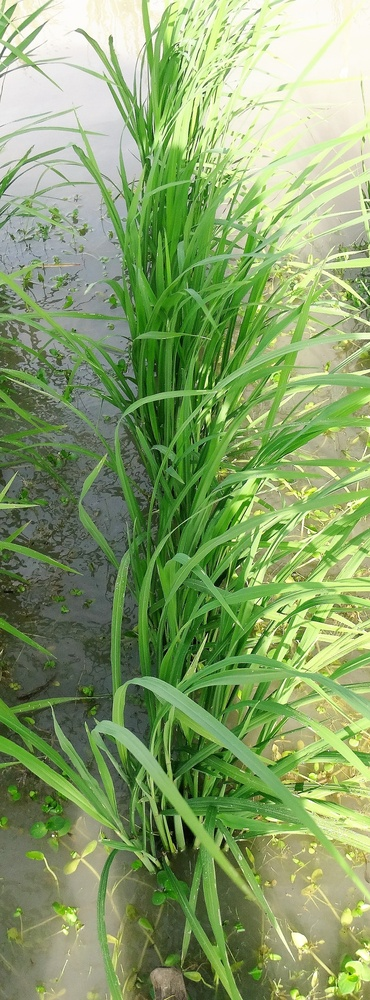
#> input picture Photos/11.jpg, 370 x 1000 px, shrunk from 1437 x 3888 before the run
$ python 'Line Detection.py'   (older library calls are emulated)
#> lines starting #> are read from the running program, lines starting #| are printed output that depends on the picture; after the words box and inside, x2 and y2 are one past the last pixel; in counts of white or black regions, pixels touching at a corner belong together; long printed decimals are rounded
import math
import numpy as np
import cv2

#def centerOfLines():


# [19 lines left out: function maskPlantByColor, not called in this run]


def getEdges(blur_gray):
    # Canny Edge Detection
    low_threshold = 150
    high_threshold = 250
    edges = cv2.Canny(blur_gray, low_threshold, high_threshold, apertureSize = 3)

    # Disaply Blurred Image
    #cv2.imshow('Edges image',edges)
    #Save Image
    cv2.imwrite("Edges.jpg", edges)
    return edges

# URL: https://docs.opencv.org/3.4/db/d5c/tutorial_py_bg_subtraction.html
# [95 lines left out: functions getCountour, extractLines, verticalLines, horizontalLines, not called in this run]


def radToDegree(val):
    #print(np.rad2deg(val))
    return np.rad2deg(val)

# Read image
originalImage = cv2.imread('./Photos/11.jpg')
#> originalImage is the input picture: shape (1000, 370, 3); mean B, G, R 105.9, 160.6, 134.8

#filter image by color
#filterImage = maskPlantByColor(originalImage)
filterImage = originalImage

# Locate the Horizontal and Vertical pixels
#horizontalLines(originalImage)
#verticalLines(originalImage)

# Convert Image to Grayscale
grey_image = cv2.cvtColor(filterImage, cv2.COLOR_BGR2GRAY)
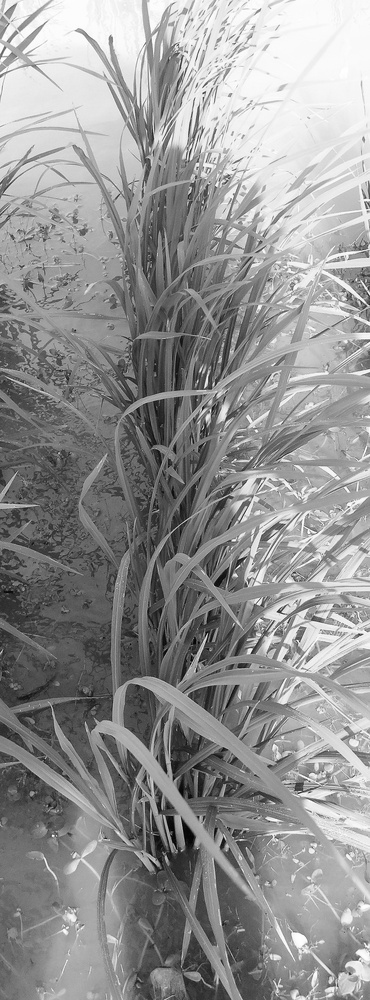
#> grey_image: shape (1000, 370); min 2, max 255, mean 146.6

# Blur Image to remove noise
kernel_size = 5
blur_gray = cv2.GaussianBlur(grey_image,(kernel_size, kernel_size),0)
#Save Image
cv2.imwrite("blur_gray.jpg", blur_gray)

# Find Edges
edges = getEdges(blur_gray)
#> in getEdges, `edges = cv2.Canny(blur_gray, low_threshold, high_threshold, apertureSi..`:
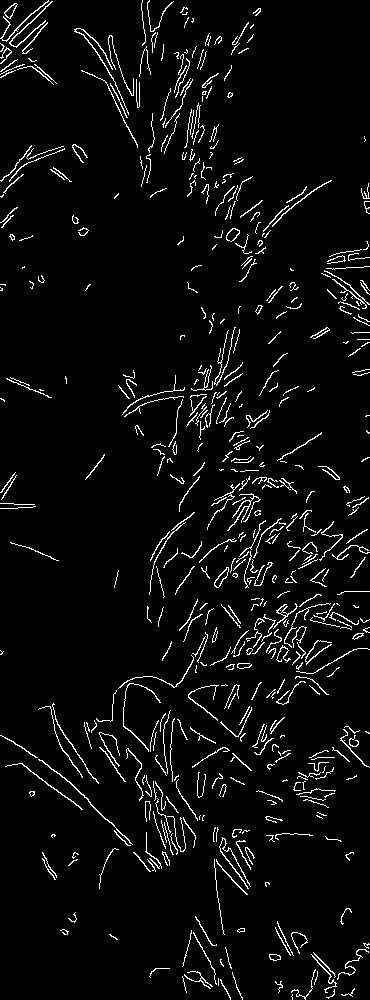
#> edges: shape (1000, 370); 4.6% white in thin lines or dots

#cv2.imshow('Edges image',edges)

# Find contours
#getCountour(blur_gray)


# Shape of region where to find lines
#imshape = img.shape # Determine image size
# blank mask:
#mask = np.zeros_like(img)

# Trapezoid
#vertices = np.array([[(0,imshape[0]),(450, 320), (500, 320), (imshape[1],imshape[0])]], dtype=np.int32)
#cv2.fillPoly(mask, vertices, 255)
#masked_edges = cv2.bitwise_and(edges, mask)

# Line Detection
# This returns an array of r and theta values
#lines = cv2.HoughLines(edges,4,np.pi/180, 80)
minLineLength = 10
maxLineGap=40
threshold = 50
## cv2.HoughLinesP(image, rho, theta, threshold[, lines[, minLineLength[, maxLineGap]]])
lines = cv2.HoughLinesP(edges, 1, np.pi / 180, 50, None, 10, 1)
#> lines = 60 rows, first 6: [217, 863, 231, 877], [215, 868, 215, 879], [117, 58, 122, 76], [171, 743, 171, 732], [197, 791, 197, 780], [179, 793, 197, 818]

angle = 0.0
count_stem_lines = 0
sumAngle = 0.0

# Perform action on each line
for line in lines:
    x1, y1, x2, y2 = line[0]
    # add lines to image
    cv2.line(originalImage, (x1, y1), (x2, y2), (255, 0, 0), 10)

    # calculate radian angle of line to horizontal
    radianA = math.atan2(abs(y1 - y2), abs(x1 - x2))

    # Calculate angle in degree to horizontal
    angleHor = np.rad2deg(radianA)
    angle = angleHor

    #print("Hello Rice", angle)
    sumAngle += angle;

    # Determine the number of line segments
    count_stem_lines += 1


    #print(angle)

    """
    #print(deg)
    if (deg > 91.0 or deg < 89.0):
        convert = deg - 90
        print(deg-90)
    else:
        count_stem_lines = count_stem_lines + 1
        print("ROOT StemLines: ", count_stem_lines)
    """
#> this loop made 60 passes
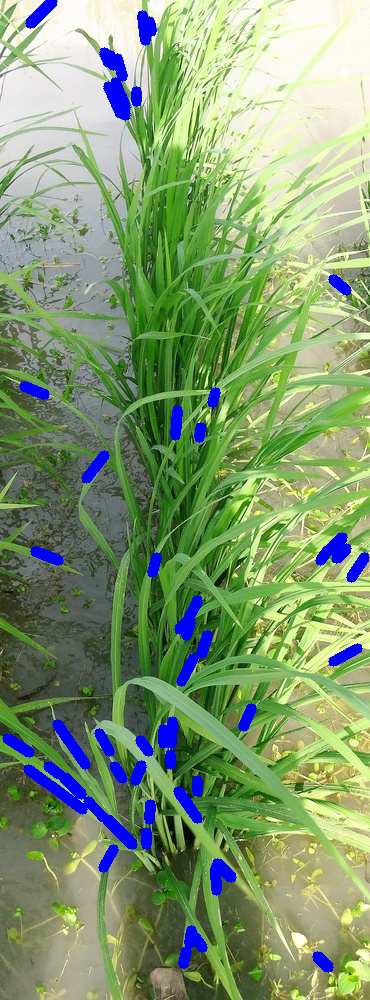
#> originalImage: shape (1000, 370, 3); 4.14% of pixels changed, all inside (x1, y1, x2, y2) = (2, 0, 370, 973)
#> after the loop, count_stem_lines = 60; sumAngle = 3773.4

# Calculate the average angle
averageAng = sumAngle / count_stem_lines
#> averageAng = 62.89
print("sum: ", sumAngle)
#| sum:  3773.417
print("StemLines: ", count_stem_lines)
#| StemLines:  60
print("averageAng: ", averageAng)
#| averageAng:  62.890

# [16 lines of commented-out code are left out]
cv2.imwrite("HoughLines.jpg", originalImage)

# [18 lines of commented-out code are left out]

k = cv2.waitKey(0)
#> (key Esc is pressed here)
if k == 27:         # wait for ESC key to exit
    cv2.destroyAllWindows()
elif k == ord('s'): # wait for 's' key to save and exit
    cv2.imwrite('test.png',img)
    cv2.destroyAllWindows()


# Original Image
#cv2.imshow('image',img)
# Gray Scale Image
# cv2.imshow('Gray image',grey_image)
# Disaply Blurred Image
#cv2.imshow('Gray image',blur_gray)

$ run again, with Photos/1.jpg copied over Photos/11.jpg
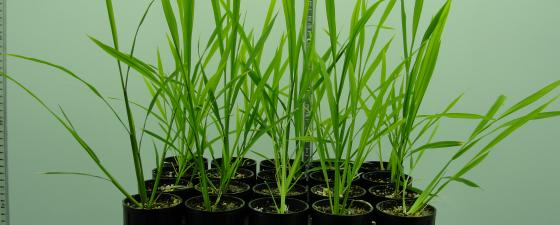
#> input picture Photos/1.jpg, 560 x 225 px
#> originalImage is the input picture: shape (225, 560, 3); mean B, G, R 91.3, 144.1, 110.1
#> in getEdges, `edges = cv2.Canny(blur_gray, low_threshold, high_threshold, apertureSi..`:
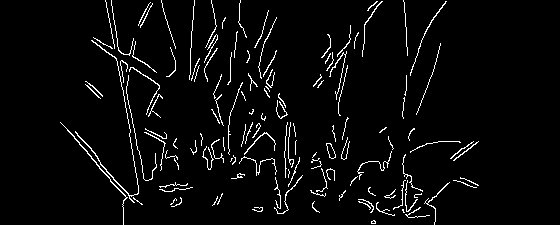
#> edges: shape (225, 560); 4% white in thin lines or dots, all inside (x1, y1, x2, y2) = (60, 0, 479, 225)
#> lines = 29 rows, first 6: [136, 173, 138, 191], [105, 0, 114, 47], [114, 20, 117, 44], [139, 151, 142, 168], [65, 127, 96, 162], [100, 47, 116, 58]
#> the loop `for line in lines:` made 29 passes
#> (x1, y1, x2, y2, radianA, angleHor, angle, sumAngle) on passes 1 to 8: (136, 173, 138, 191, 1.46, 83.66, 83.66, 83.66), (105, 0, 114, 47, 1.38, 79.16, 79.16, 162.8), (114, 20, 117, 44, 1.45, 82.87, 82.87, 245.7), (139, 151, 142, 168, 1.4, 79.99, 79.99, 325.7), (65, 127, 96, 162, 0.846, 48.47, 48.47, 374.2), (100, 47, 116, 58, 0.602, 34.51, 34.51, 408.7), (126, 90, 132, 119, 1.37, 78.31, 78.31, 487), (340, 52, 349, 41, 0.885, 50.71, 50.71, 537.7)
#> after the loop `for line in lines:`:
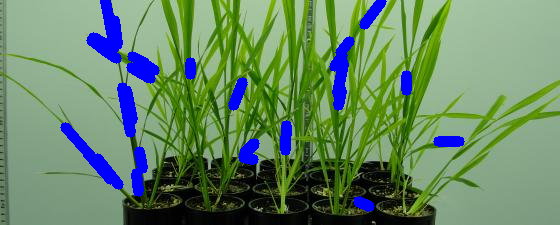
#> originalImage: shape (225, 560, 3); 5.98% of pixels changed, all inside (x1, y1, x2, y2) = (60, 0, 465, 212)
#> after the loop `for line in lines:`: count_stem_lines = 29; sumAngle = 1646
#> averageAng = 56.76
#| sum:  1646.046
#| StemLines:  29
#| averageAng:  56.760

$ run again, with Photos/10.jpg copied over Photos/11.jpg
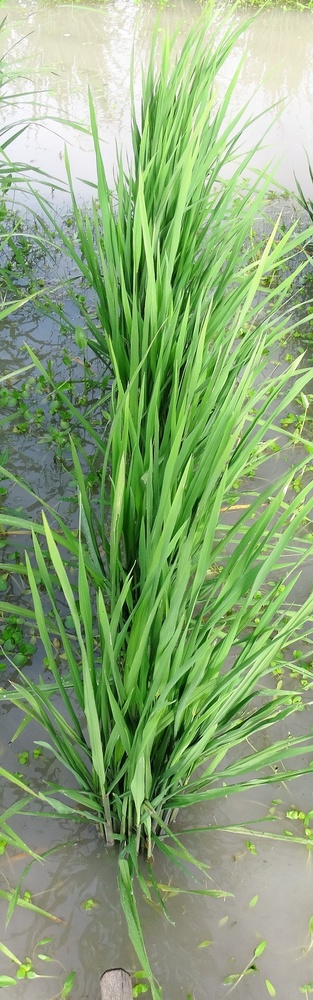
#> input picture Photos/10.jpg, 313 x 1000 px, shrunk from 1216 x 3888 before the run
#> originalImage is the input picture: shape (1000, 313, 3); mean B, G, R 121.8, 167.9, 140.4
#> in getEdges, `edges = cv2.Canny(blur_gray, low_threshold, high_threshold, apertureSi..`:
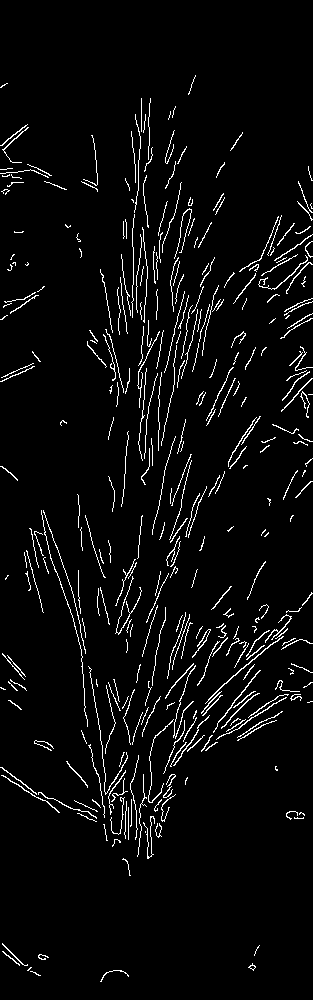
#> edges: shape (1000, 313); 4.2% white in thin lines or dots
#> lines = 174 rows, first 6: [181, 504, 182, 494], [145, 447, 146, 425], [129, 381, 129, 368], [132, 317, 132, 301], [136, 309, 136, 295], [148, 117, 149, 145]
#> the loop `for line in lines:` made 174 passes
#> (x1, y1, x2, y2, radianA, angleHor, angle, sumAngle) on passes 1 to 3: (181, 504, 182, 494, 1.47, 84.29, 84.29, 84.29), (145, 447, 146, 425, 1.53, 87.4, 87.4, 171.7), (129, 381, 129, 368, 1.57, 90, 90, 261.7)
#> after the loop `for line in lines:`:
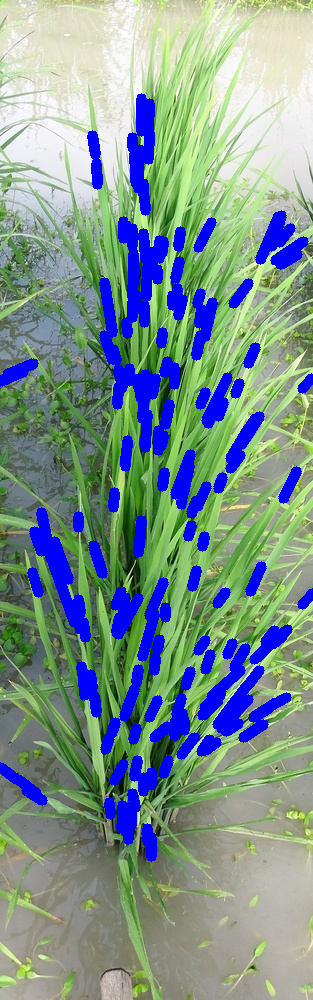
#> originalImage: shape (1000, 313, 3); 13.12% of pixels changed, all inside (x1, y1, x2, y2) = (0, 93, 313, 862)
#> after the loop `for line in lines:`: count_stem_lines = 174; sumAngle = 12597.7
#> averageAng = 72.4
#| sum:  12597.675
#| StemLines:  174
#| averageAng:  72.400

$ run again, with Photos/2.jpg copied over Photos/11.jpg
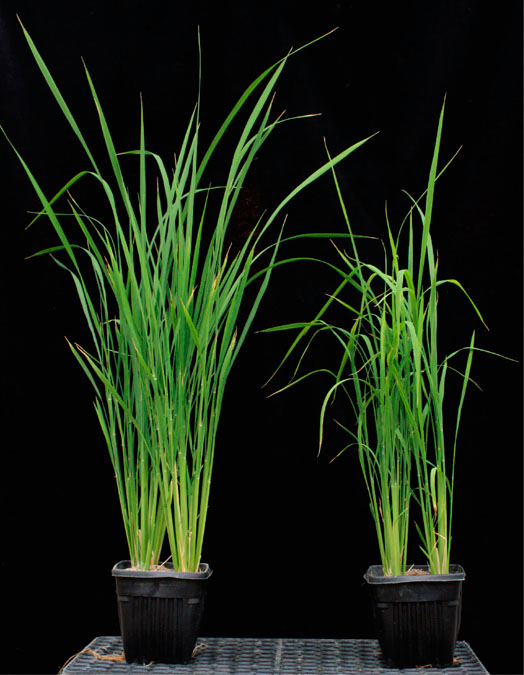
#> input picture Photos/2.jpg, 524 x 675 px
#> originalImage is the input picture: shape (675, 524, 3); mean B, G, R 16.7, 33.1, 22.4
#> in getEdges, `edges = cv2.Canny(blur_gray, low_threshold, high_threshold, apertureSi..`:
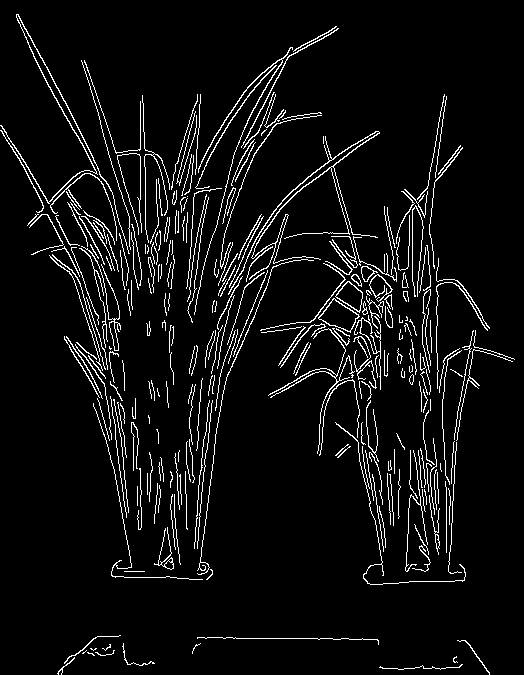
#> edges: shape (675, 524); 5.8% white in thin lines or dots
#> lines = 312 rows, first 6: [305, 186, 369, 138], [199, 567, 200, 557], [204, 533, 209, 491], [438, 174, 452, 157], [37, 49, 99, 171], [380, 495, 381, 484]
#> the loop `for line in lines:` made 312 passes
#> (x1, y1, x2, y2, radianA, angleHor, angle, sumAngle) on passes 1 to 3: (305, 186, 369, 138, 0.644, 36.87, 36.87, 36.87), (199, 567, 200, 557, 1.47, 84.29, 84.29, 121.2), (204, 533, 209, 491, 1.45, 83.21, 83.21, 204.4)
#> after the loop `for line in lines:`:
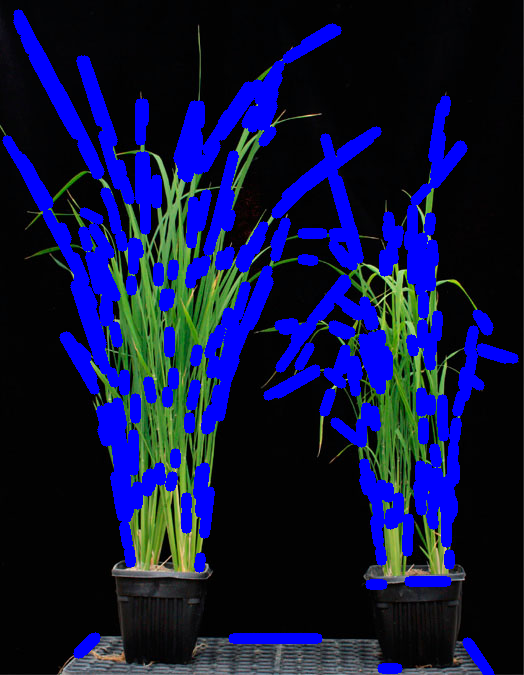
#> originalImage: shape (675, 524, 3); mean B, G, R 62.4, 19.7, 13.8
#> after the loop `for line in lines:`: count_stem_lines = 312; sumAngle = 22147
#> averageAng = 70.98
#| sum:  22147.001
#| StemLines:  312
#| averageAng:  70.984
